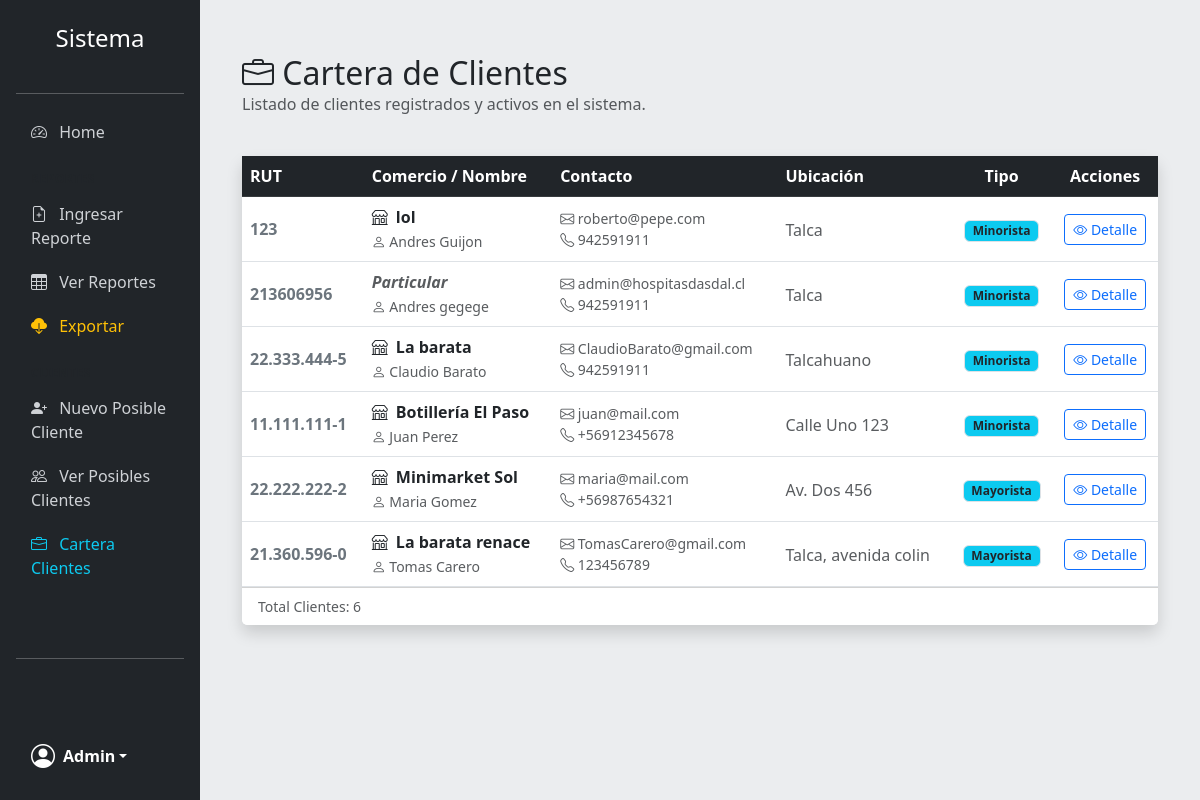
Page /clientes/ver/ (signed in) on the committed database.
### SISTEMA/models/models.py (models this page shows, shortened)
class Usuario(AbstractUser):
    rol = models.ForeignKey(Rol, on_delete=models.CASCADE, null=True, blank=True)
    rut = models.CharField(max_length=12, unique=True, validators=[validar_rut])

class Cliente(models.Model):
    rut = models.CharField(max_length=12, unique=True, validators=[validar_rut])
    nombre_comercio = models.CharField(max_length=150, null=True, blank=True)
    nombre = models.CharField(max_length=100)
    apellido = models.CharField(max_length=100)
    email = models.EmailField(unique=True, null=True, blank=True)
    telefono = models.CharField(max_length=15, null=True, blank=True)
    ubicacion = models.CharField(max_length=255, null=True, blank=True)
    tipo_cliente = models.ForeignKey(TipoCliente, on_delete=models.CASCADE, null=True, blank=True)
    fecha_ingreso = models.DateTimeField(auto_now_add=True)

class TipoCliente(models.Model):
    nombre = models.CharField(max_length=100, unique=True)
    descripcion = models.TextField(null=True, blank=True)

### SISTEMA/views/views.py (the view)
# urls.py: path('clientes/ver/', VerClienteView.as_view(), name='ver_cliente'),
class VerClienteView(LoginRequiredMixin, SoloAdminMixin, ListView):
    model = Cliente
    template_name = 'VerCliente.html'
    ordering = ['nombre']

### SISTEMA/views/views.py (called while the page is built)
    def test_func(self):
        usuario = self.request.user
        if not usuario.is_authenticated: return False
        es_admin_tecnico = usuario.is_staff or usuario.is_superuser
        es_jefe = usuario.rol is not None and usuario.rol.nombre == "Jefe"
        return es_admin_tecnico or es_jefe

### SISTEMA/templates/VerCliente.html (shortened to what this page needs)
{% extends 'base.html' %}
{% block content %}
<div class="container-fluid mt-4">
    <div class="d-flex justify-content-between align-items-center mb-4">
        <div>
            <h2 class="mb-0"><i class="bi bi-briefcase"></i> Cartera de Clientes</h2>
            <p class="text-muted">Listado de clientes registrados y activos en el sistema.</p>
        </div>
    </div>
    <div class="card shadow border-0">
        <div class="card-body p-0">
            <div class="table-responsive">
                <table class="table table-hover align-middle mb-0">
                    <thead class="table-dark">
                        <tr>
                            <th>RUT</th>
                            <th>Comercio / Nombre</th>
                            <th>Contacto</th>
                            <th>Ubicación</th>
                            <th class="text-center">Tipo</th>
                            <th class="text-center">Acciones</th>
                        </tr>
                    </thead>
                    <tbody>
                        {% for cliente in object_list %}
                        <tr>
                            <td class="fw-bold text-secondary text-nowrap">
                                {{ cliente.rut }}
                            </td>
                            <td>
                                <div class="fw-bold text-dark">
                                    {% if cliente.nombre_comercio %}
                                        <i class="bi bi-shop me-1"></i> {{ cliente.nombre_comercio }}
                                    {% else %}
                                        <span class="text-muted fst-italic">Particular</span>
                                    {% endif %}
                                </div>
                                <small class="text-muted">
                                    <i class="bi bi-person"></i> {{ cliente.nombre }} {{ cliente.apellido }}
                                </small>
                            </td>
                            <td>
                                <div class="d-flex flex-column">
                                    <span class="small text-muted"><i class="bi bi-envelope"></i> {{ cliente.email|default:"--" }}</span>
                                    <span class="small text-muted"><i class="bi bi-telephone"></i> {{ cliente.telefono|default:"--" }}</span>
                                </div>
                            </td>
                            <td>
                                <span class="truncate-cell text-muted" title="{{ cliente.ubicacion }}">
                                    {{ cliente.ubicacion|default:"No especificada" }}
                                </span>
                            </td>
                            <td class="text-center">
                                {% if cliente.tipo_cliente %}
                                    <span class="badge bg-info text-dark border">
                                        {{ cliente.tipo_cliente.nombre }}
                                    </span>
                                {% else %}
                                    <span class="badge bg-secondary">Sin Clasificar</span>
                                {% endif %}
                            </td>
                            <td class="text-center">
                                <button type="button" class="btn btn-sm btn-outline-primary"
                                        data-bs-toggle="modal"
                                        data-bs-target="#modalCliente{{ cliente.pk }}"
                                        title="Ver Ficha Completa">
                                    <i class="bi bi-eye"></i> Detalle
                                </button>
                            </td>
                        </tr>
                        {% endfor %}
                    </tbody>
                </table>
            </div>
        </div>
        <div class="card-footer bg-white text-muted small">
            Total Clientes: {{ object_list.count }}
        </div>
    </div>
</div>
{% endblock %}

### SISTEMA/templates/Base.html (shortened to what this page needs)
{% load static %}
<!DOCTYPE html>
<html lang="es">
<head>
    <link href="https://cdn.jsdelivr.net/npm/bootstrap@5.3.0/dist/css/bootstrap.min.css" rel="stylesheet">
    <link rel="stylesheet" href="https://cdn.jsdelivr.net/npm/bootstrap-icons@1.11.0/font/bootstrap-icons.css">
    <link rel="stylesheet" href="{% static 'css/styles.css' %}">
</head>
<body>
    <div class="container-fluid p-0">
        <div class="row g-0">
            {% if user.is_authenticated %}
            <div class="col-lg-2 sidebar-wrapper">
                <div class="offcanvas-lg offcanvas-start bg-dark text-white sidebar h-100" tabindex="-1" id="sidebarMenu">
                    <div class="offcanvas-body d-flex flex-column p-3 h-100">
                        <h4 class="text-center mb-4 mt-2 d-none d-lg-block">Sistema</h4>
                        <hr class="d-none d-lg-block">
                        <ul class="nav nav-pills flex-column mb-auto">
                            <li class="nav-item">
                                <a href="{% url 'home' %}" class="{% if request.resolver_match.url_name == 'home' %}active{% endif %}">
                                    <i class="bi bi-speedometer2 me-2"></i> Home
                                </a>
                            </li>
                            <li class="nav-header text-uppercase small text-muted mt-3 mb-1">Reportes</li>
                            <li><a href="{% url 'ingresar_reporte' %}"><i class="bi bi-file-earmark-plus me-2"></i> Ingresar Reporte</a></li>
                            <li><a href="{% url 'ver_reporte' %}"><i class="bi bi-table me-2"></i> Ver Reportes</a></li>
                            <li><a href="{% url 'exportar_reportes' %}" class="nav-link text-warning"><i class="bi bi-cloud-download-fill me-2"></i> Exportar</a></li>
                            <li class="nav-header text-uppercase small text-muted mt-3 mb-1">Clientes</li>
                            <li><a href="{% url 'ingresar_posible_cliente' %}"><i class="bi bi-person-plus-fill me-2"></i> Nuevo Posible Cliente</a></li>
                            <li><a href="{% url 'ver_posible_cliente' %}"><i class="bi bi-people me-2"></i> Ver Posibles Clientes</a></li>
                            {% if user.is_staff or user.rol.nombre == "Jefe" %}
                            <li>
                                <a href="{% url 'ver_cliente' %}" class="text-info">
                                    <i class="bi bi-briefcase me-2"></i> Cartera Clientes
                                </a>
                            </li>
                            {% endif %}
                            </ul>
                        <hr>
                        <div class="dropdown mt-auto">
                            <a href="#" class="d-flex align-items-center text-white text-decoration-none dropdown-toggle" id="dropdownUser1" data-bs-toggle="dropdown">
                                <i class="bi bi-person-circle fs-4 me-2"></i>
                                <strong>{{ user.username|title }}</strong>
                            </a>
                        </div>
                    </div>
                </div>
            </div>
            {% endif %}
            <div class="col-12 col-lg-{{ user.is_authenticated|yesno:'10,12' }} content-area">
                {% block content %}
                {% endblock %}
            </div>
        </div>
    </div>
</body>
</html>

### SISTEMA/static/css/styles.css (style rules this page uses)
body { min-height: 100vh; background-color: #ebedef; font-family: system-ui, -apple-system, "Segoe UI", Roboto, "Helvetica Neue", Arial, sans-serif; }
.content-area { padding: 20px; margin-top: 60px; transition: all 0.3s; }
@media (min-width: 992px) { .content-area { margin-top: 0; padding: 30px; } }
.sidebar { background-color: #212529; color: white; }
@media (min-width: 992px) { .sidebar { min-height: 100vh; position: fixed; width: 16.66667%; top: 0; left: 0; z-index: 100; overflow-y: auto; } }
@media (min-width: 992px) { .content-area { margin-left: 16.66667%; } }
.sidebar a { color: #cfd2d6; text-decoration: none; padding: 10px 15px; display: block; border-radius: 5px; transition: all 0.2s; font-weight: 500; }
.nav-header { font-size: 0.75rem; font-weight: 700; letter-spacing: 0.5px; padding: 0 15px; }
.truncate-cell { display: inline-block; white-space: nowrap; overflow: hidden; text-overflow: ellipsis; max-width: 120px; vertical-align: middle; }
@media (min-width: 992px) { .truncate-cell { max-width: 200px; } }

### rows in the picture
Usuario: username "Admin"
Cliente: rut "123", nombre_comercio "lol", nombre "Andres", apellido "Guijon", email "roberto@pepe.com", telefono "942591911", ubicacion "Talca", tipo_cliente.nombre "Minorista"
Cliente: rut "213606956", shows "Particular", nombre "Andres", apellido "gegege", email "admin@hospitasdasdal.cl", telefono "942591911", ubicacion "Talca", tipo_cliente.nombre "Minorista"
Cliente: rut "22.333.444-5", nombre_comercio "La barata", nombre "Claudio", apellido "Barato", email "ClaudioBarato@gmail.com", telefono "942591911", ubicacion "Talcahuano", tipo_cliente.nombre "Minorista"
Cliente: rut "11.111.111-1", nombre_comercio "Botillería El Paso", nombre "Juan", apellido "Perez", email "juan@mail.com", telefono "+56912345678", ubicacion "Calle Uno 123", tipo_cliente.nombre "Minorista"
Cliente: rut "22.222.222-2", nombre_comercio "Minimarket Sol", nombre "Maria", apellido "Gomez", email "maria@mail.com", telefono "+56987654321", ubicacion "Av. Dos 456", tipo_cliente.nombre "Mayorista"
Cliente: rut "21.360.596-0", nombre_comercio "La barata renace", nombre "Tomas", apellido "Carero", email "TomasCarero@gmail.com", telefono "123456789", ubicacion "Talca, avenida colin", tipo_cliente.nombre "Mayorista"

### other values in the picture
{{ object_list.count }} "6"
